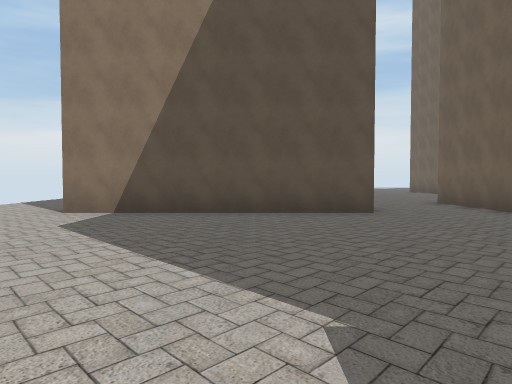
view 1 (above)

17 first-person views from a walk through a scene from a Unity 3-D project. The camera is 1.3 m above the floor, tilts 2° down and sees 70° across. The floor is counted in squares, 2 m on a side. Each view is taken from the middle of a square. On the plan, view 1 faces up. The plan holds only what a view shows up to about 11 squares ahead; the rest is blank. The place goes on beyond the plan.

view 2
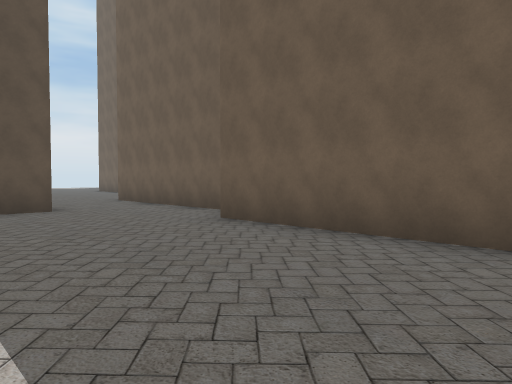

view 3
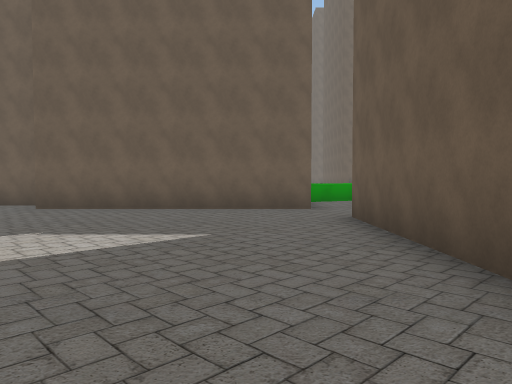

view 4
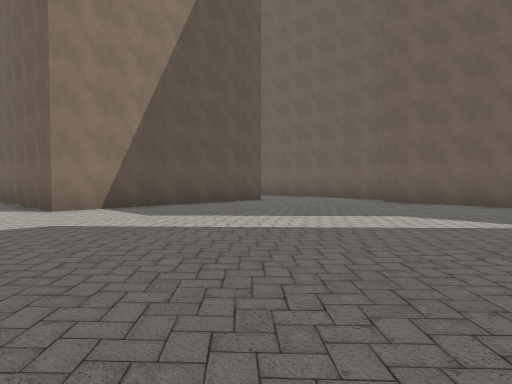

view 5
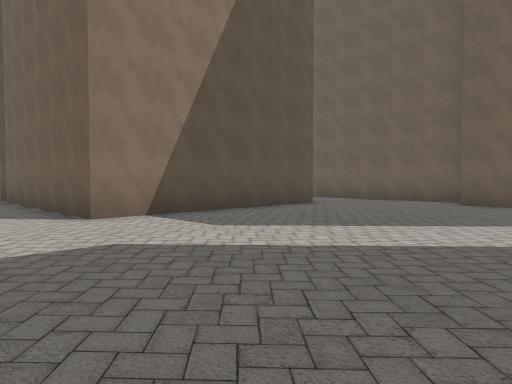

view 6
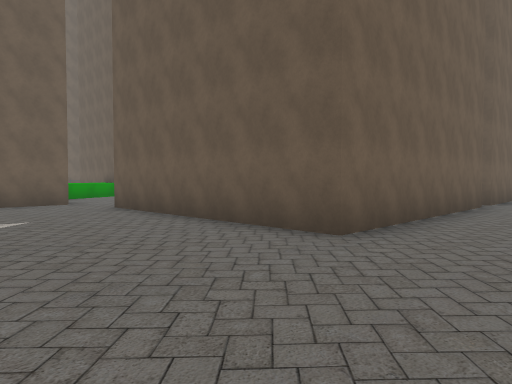

view 7
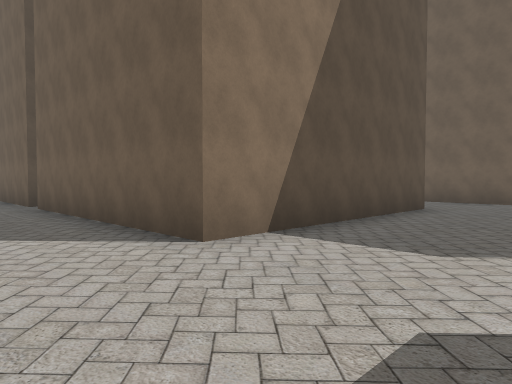

view 8
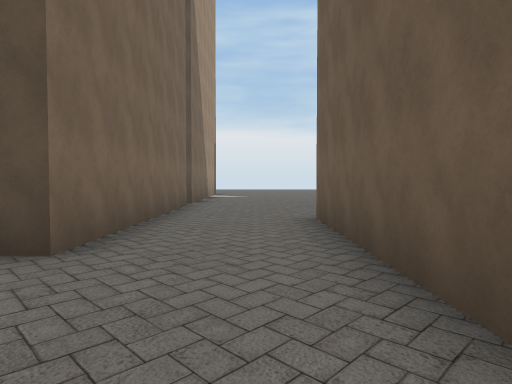

view 9
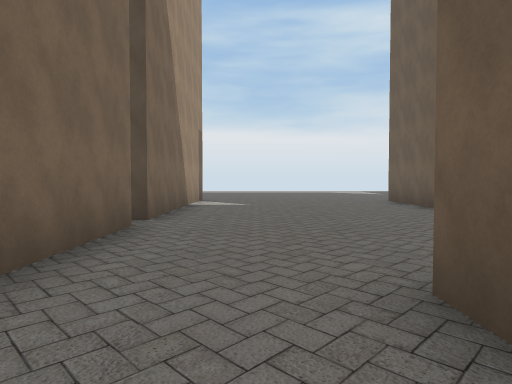

view 10
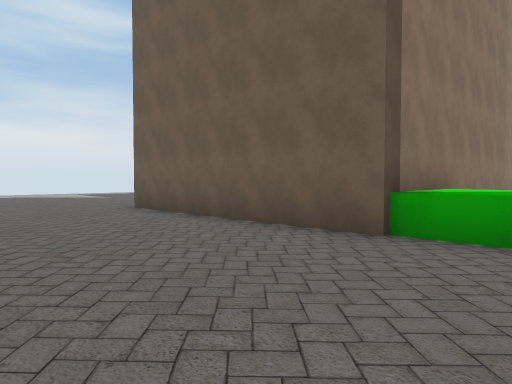

view 11
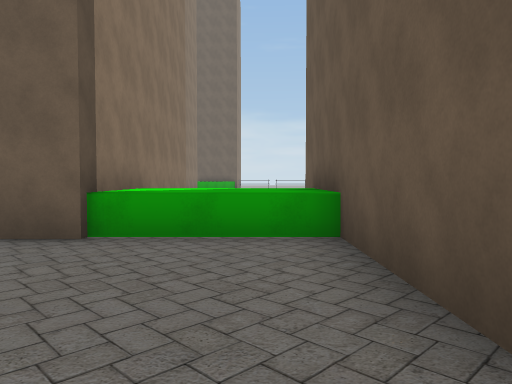

view 12
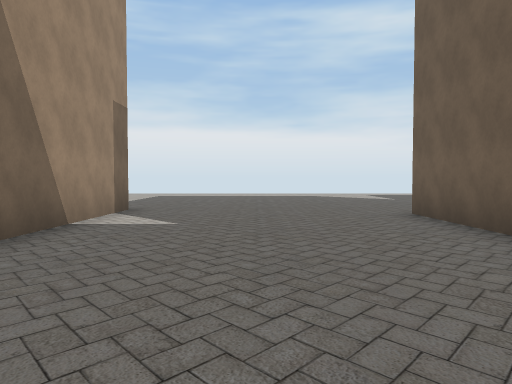

view 13
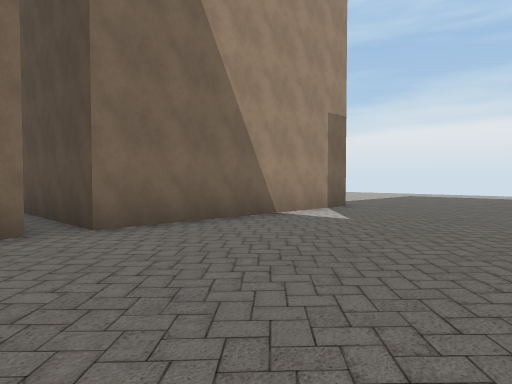

view 14
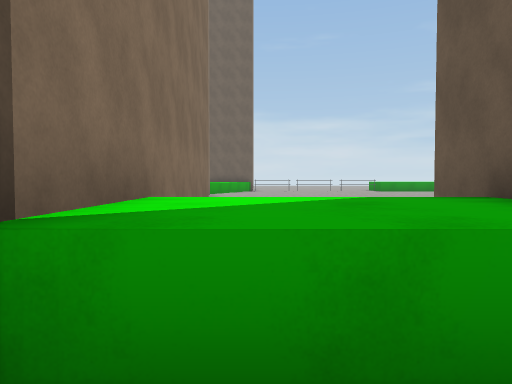

view 15
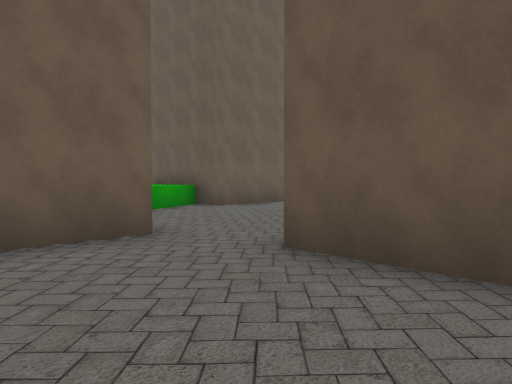

view 16
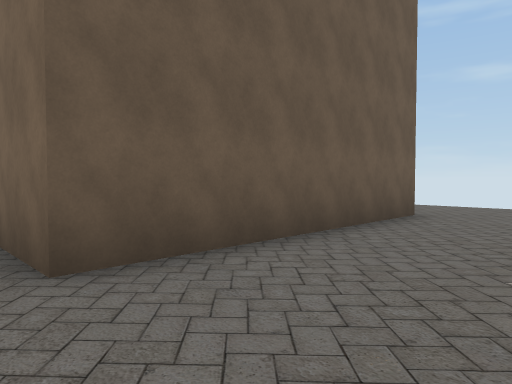

view 17
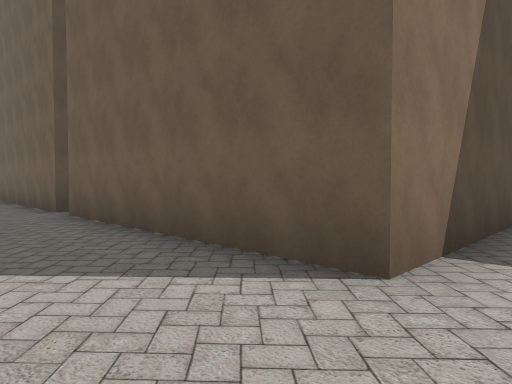

### Floor plan
Key: @ floor where view 1 was taken; # wall or solid block; . floor; ^ raised ledge; O other object.
Columns run from 6 left of view 1 to 14 right of it. Each row starts with its distance up from view 1.
 19         #.....#
 18         #.....#
 17         #.....#
 16         #.....#
 15        ##.....#
 14  ..#####O.....##
 13  ..     O.....O######
 12  ..     #.....^^^
 11 ...     #.....^^^
 10 ...     #..O#####O
  9 ...     #..##
  8 ...     #..#
  7 ...######..#
  6 ...........#
  5 ...........#
  4 ...........#
  3 ..........##
  2 ..........#
  1 ..........#
  0 ......@...#
 -1 ..........#
 -2 ..........O
 -3 ...#####O....^
 -4  ..    ##....^
 -5  ..       ....^
 -6  ..        ..O###
 -7  ..         .##
 -8              #

Where each view was taken, in squares from view 1:
view 1: 0 up, 0 right, facing up
view 2: 1 down, 0 right, facing up-right
view 3: 1 down, 4 left, facing right
view 4: 1 down, 6 left, facing up-right
view 5: 1 up, 6 left, facing up-right
view 6: 1 up, 6 left, facing down-right
view 7: 4 up, 6 left, facing up-right
view 8: 4 up, 4 right, facing up
view 9: 8 up, 4 right, facing up
view 10: 11 up, 4 right, facing up-right
view 11: 11 up, 4 right, facing right
view 12: 12 up, 5 right, facing up
view 13: 12 up, 7 right, facing up-left
view 14: 12 up, 7 right, facing right
view 15: 0 up, 0 right, facing down-right
view 16: 0 up, 3 right, facing down-left
view 17: 6 up, 6 left, facing up-right
